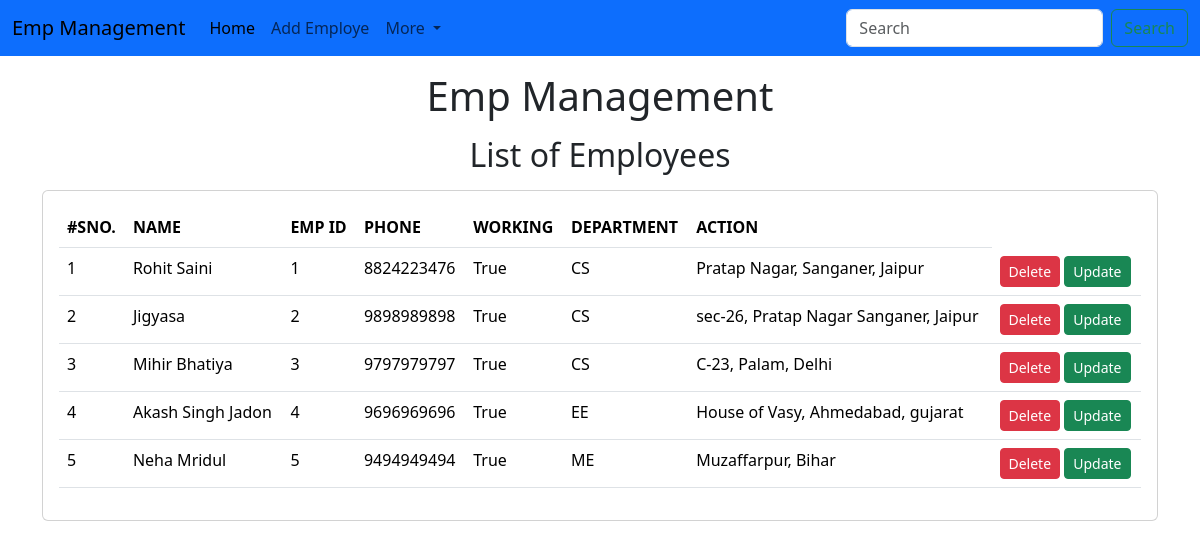
The page /emp/home/ on the database its author committed.
### emp/models.py (models this page shows)
class Emp(models.Model):
    name=models.CharField(max_length=200)
    emp_id=models.CharField(max_length=200)
    phone=models.CharField(max_length=10)
    address=models.CharField(max_length=150)
    working=models.BooleanField(default=True)
    department=models.CharField(max_length=20)

### emp/views.py (the view)
# urls.py: path("home/",emp_home),
def emp_home(request):
    emps=Emp.objects.all()
    return render(request, "emp/home.html",{
        'emps':emps
    })

### templates/emp/home.html (shortened to what this page needs)
<!doctype html>
<html lang="en">
  <head>
    <link href="https://cdn.jsdelivr.net/npm/bootstrap@5.3.3/dist/css/bootstrap.min.css" rel="stylesheet">
  </head>
  <body style="background-image: url(https://images.unsplash.com/photo-1557683311-eac922347aa1?fm=jpg&q=60&w=3000&ixlib=rb-4.0.3&ixid=M3wxMjA3fDB8MHxzZWFyY2h8Nnx8Ymx1ZSUyMGFuZCUyMHB1cnBsZSUyMGdyYWRpZW50fGVufDB8fDB8fHww);" >
    {% include 'emp/navbar.html' %}
    <h1 class="text-center my-3" >Emp Management</h1>
    <h2 class="text-center my-3" >List of Employees</h2>
      <div class="container">
        <div class="row">
          <div class="col-md-12">
            <div class="card">
              <div class="card-body">
                <table class="table">
                    <tr>
                      <th>#SNO.</th>
                      <th>NAME</th>
                      <th>EMP ID</th>
                      <th>PHONE</th>
                      <th>WORKING</th>
                      <th>DEPARTMENT</th>
                      <th>ACTION</th>
                    </tr>
                  <tbody>
                  {% for e in emps %}
                    <tr>
                      <td>{{forloop.counter}}</td>
                      <td>{{e.name}}</td>
                      <td>{{e.emp_id}}</td>
                      <td>{{e.phone}}</td>
                      <td>{{e.working}}</td>
                      <td>{{e.department}}</td>
                      <td>{{e.address}}</td>
                      <td>
                        <a href="/emp/delete-emp/{{e.id}}" class="btn btn-danger btn-sm">Delete</a>
                        <a href="/emp/update-emp/{{e.id}}" class="btn btn-success btn-sm">Update</a>
                      </td>
                    </tr>
                  {% endfor %}
                  </tbody>
                </table>
              </div>
            </div>
          </div>
        </div>
      </div>
  </body>
</html>

### templates/emp/navbar.html (shortened to what this page needs)
<nav class="navbar navbar-expand-lg bg-primary">
    <div class="container-fluid">
      <a class="navbar-brand" href="#">Emp Management</a>
      <div class="collapse navbar-collapse" id="navbarSupportedContent">
        <ul class="navbar-nav me-auto mb-2 mb-lg-0">
          <li class="nav-item">
            <a class="nav-link active" aria-current="page" href="/emp/home/">Home</a>
          </li>
          <li class="nav-item">
            <a class="nav-link" href="/emp/add-emp/">Add Employe</a>
          </li>
          <li class="nav-item dropdown">
            <a class="nav-link dropdown-toggle" href="#" role="button" data-bs-toggle="dropdown" aria-expanded="false">
              More
            </a>
        </ul>
        <form class="d-flex" role="search" >
          <input class="form-control me-2" type="search" placeholder="Search" aria-label="Search">
          <button class="btn btn-outline-success" type="submit">Search</button>
        </form>
      </div>
    </div>
  </nav>

### rows shown on the page
Emp: name "Rohit Saini", emp_id "1", phone "8824223476", working "True", department "CS", address "Pratap Nagar, Sanganer, Jaipur"
Emp: name "Jigyasa", emp_id "2", phone "9898989898", working "True", department "CS", address "sec-26, Pratap Nagar Sanganer, Jaipur"
Emp: name "Mihir Bhatiya", emp_id "3", phone "9797979797", working "True", department "CS", address "C-23, Palam, Delhi"
Emp: name "Akash Singh Jadon", emp_id "4", phone "9696969696", working "True", department "EE", address "House of Vasy, Ahmedabad, gujarat"
Emp: name "Neha Mridul", emp_id "5", phone "9494949494", working "True", department "ME", address "Muzaffarpur, Bihar"
